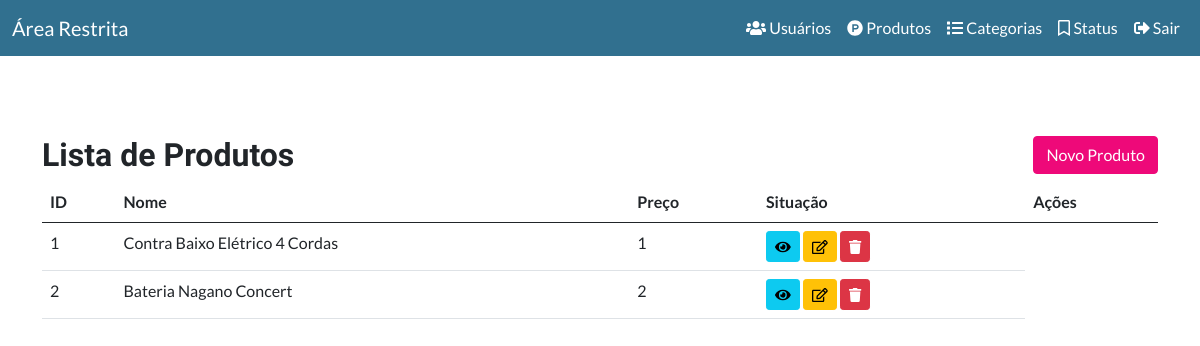
Screenshot of /app/views/page.php?link=12 (signed in) with the database file from the repository.
### tables this page shows
CREATE TABLE `tb_produto` (
  `id` int(11) NOT NULL AUTO_INCREMENT,
  `nome` varchar(255) NOT NULL,
  `resumo` varchar(500) NOT NULL,
  `descricao` text NOT NULL,
  `valor` float NOT NULL,
  `tag` varchar(255) NOT NULL,
  `description` text NOT NULL,
  `arquivo` varchar(255) NOT NULL,
  `situacao_id` int(11) NOT NULL,
  `categoria_id` int(11) NOT NULL,
  `criado` date NOT NULL,
  `modificado` date NOT NULL,
  PRIMARY KEY (id)
);

### app/views/page.php (called while the page is built, shortened)
<?php
include_once("../views/index/header.phtml");
$link = $_GET["link"];
$pag[1] = "index/index.phtml";
$pag[2] = "usuario/listar_usuarios.phtml";
$pag[3] = "usuario/cadastrar_usuarios.phtml";
$pag[5] = "usuario/visualizar_usuario.phtml";
$pag[6] = "usuario/editar_usuario.phtml";
$pag[11] = "produto/cadastrar_produto.phtml";
$pag[12] = "produto/listar_produto.phtml";
$pag[13] = "produto/editar_produto.phtml";
$pag[14] = "produto/visualizar_produto.phtml";
$pag[7] = "categoria/cadastrar_categoria.phtml";
$pag[8] = "categoria/listar_categoria.phtml";
$pag[9] = "categoria/editar_categoria.phtml";
$pag[10] = "categoria/visualizar_categoria.phtml";
$pag[15] = "situacao/listar_situacao.phtml";
$pag[16] = "situacao/cadastrar_situacao.phtml";
$pag[17] = "situacao/editar_situacao.phtml";
$pag[18] = "situacao/visualizar_situacao.phtml";
if (!empty($link)) {
	if (file_exists($pag[$link]))  {
		include $pag[$link];
	} else {
		include "dashboard.php";
	}
} else {
	include "dashboard.php";
}
include_once("../views/index/footer.phtml");

### app/views/produto/listar_produto.phtml (the view, shortened to what this page needs)
<?php
$resultado = mysqli_query($GLOBALS['connection'], "SELECT  * FROM tb_produto ORDER BY id");
?>
<div class="container">
    <div class="row">
        <div class="col-md-6">
            <h2>Lista de Produtos</h2>
        </div>
        <div class="col-md-6 text-end">
            <a href="page.php?link=11" class="btn btn-primary">
                Novo Produto
            </a>
        </div>
    </div>
	<table class="table">
		<thead>
			<tr>
				<th>ID</th>
				<th>Nome</th>
				<th>Preço</th>
				<th>Situação</th>
				<th>Ações</th>
			</tr>
		</thead>
		<tbody>
			<tr>
				<?php
				while ($produtos = mysqli_fetch_array($resultado)) {
                ?>
				<tr>
				    <td><?= $produtos['id']?></td>
				    <td><?= $produtos['nome']?></td>
				    <td><?= $produtos['id']?></td>
					<td>
						<a href="page.php?link=14&id=<?= $produtos['id'];?>" class="btn btn-info btn-sm" type="button">
                            <i class="fas fa-eye"></i>
						</a>
						<a href="page.php?link=13&id=<?= $produtos['id'];?>" class="btn btn-warning btn-sm" type="button">
                            <i class="far fa-edit"></i>
						</a>
						<a href="../services/produto/deleta_produto.php?id=<?= $produtos['id'];?>" class="btn btn-danger btn-sm" type="button">
                            <i class="fas fa-trash"></i>
						</a>
					</td>
                <?php
				}
				?>
			</tr>
		</tbody>
	</table>
</div>

### assets/css/dashboard.css (style rules this page uses)
.container { margin-top: 10vh; }

### rows the page displays
tb_produto: id "1", nome "Contra Baixo Elétrico 4 Cordas"
tb_produto: id "2", nome "Bateria Nagano Concert"
